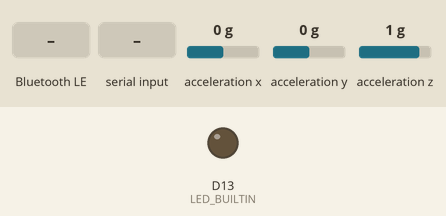
Bench run of a sketch on a simulated Arduino Nano 33 BLE. On the bench: output pins drawn as LEDs (lit = HIGH). Dashed ring = blinking. Inputs (shaded band) come from the test bench; at power-on: acceleration x 0 g, acceleration y 0 g, acceleration z 1 g. Nothing arrives over Bluetooth unless stated; a phone connects over Bluetooth LE 3 s after start; what the sketch prints to the serial monitor is not drawn.

Above: at 1.7 s.
1.8 s: Bluetooth LE write "N" received
At 2.6 s:
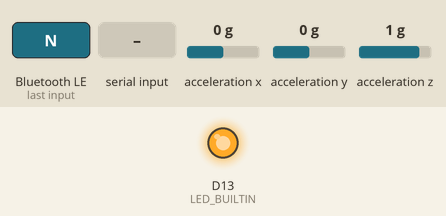
4.8 s: "N" received over Serial
At 5.08 s:
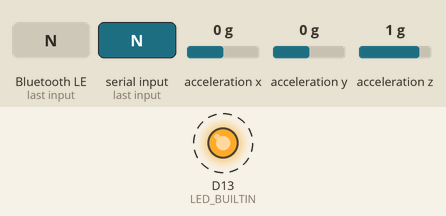
7.8 s: Bluetooth LE write "D" received
10.8 s: "D" received over Serial
13.8 s: Bluetooth LE write "H" received
16.8 s: "d" received over Serial
Timing chart, 0 to 20.8 s (numbered marks = the images above; inputs shaded):
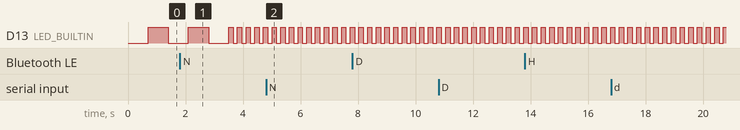

Measured:
- by itself, D13 (LED_BUILTIN): alternates HIGH for 0.15 s and LOW for 0.15 s

The sketch:

ThereminGloves.ino
```cpp
#include <Arduino.h>

#include "ble.h"
#include "imu.h"
#include "mapping.h"

// ============================================================
// ONE SWITCH TO CHOOSE WHICH GLOVE THIS BOARD IS
// Change ONLY this before uploading:
//
// 1 = Pitch glove  (BLE name: ThereminGlove)
// 0 = Volume glove (BLE name: ThereminGloveVol)
// ============================================================
const bool GLOVE_IS_PITCH = 0;

// Role-dependent identity
const char* DEVICE_NAME = GLOVE_IS_PITCH ? "ThereminGlove" : "ThereminGloveVol";
const char* ROLE_NAME   = GLOVE_IS_PITCH ? "PITCH"        : "VOLUME";

// ============================================================
// IMU tuning (same for both gloves)
// ============================================================
ImuTuning imuTuning = {
  0.10f, // smoothingAlpha
  1.5f   // deadzoneDeg
};

// ============================================================
// Runtime state
// ============================================================
MotionState motion;
AngleTelemetry telemetry;

// ============================================================
// BLE timing
// Arduino now streams ANGLES only.
// App decides pitch/volume min/max and angle min/max.
// ============================================================
const unsigned long fastAngleNotifyIntervalMs    = 20;   // ~50 Hz
const unsigned long fastAngleHeartbeatIntervalMs = 200;  // resend even if stable
const float fastAngleNotifyMinChangeDeg          = 0.25f;

const unsigned long debugFieldNotifyIntervalMs   = 80;   // slow readable debug
const unsigned long printIntervalMs              = 50;   // serial line every 50 ms

// Timing state
unsigned long lastFastAngleNotifyMs = 0;
unsigned long lastFastAngleHeartbeatMs = 0;
unsigned long lastDebugFieldNotifyMs = 0;
unsigned long lastPrintMs = 0;
unsigned long lastBlinkMs = 0;

// Last sent fast angle
float lastSentActiveDeltaDeg = -9999.0f;

// Debug field round-robin
uint8_t debugFieldIndex = 0;

// LED state
bool ledState = false;

// ============================================================
// Helpers
// ============================================================
static float absfLocal(float x) {
  return (x < 0.0f) ? -x : x;
}

void blinkStatus(bool connected) {
  unsigned long now = millis();
  unsigned long interval = connected ? 150 : 700;

  if (now - lastBlinkMs >= interval) {
    lastBlinkMs = now;
    ledState = !ledState;
    digitalWrite(LED_BUILTIN, ledState ? HIGH : LOW);
  }
}

void updateTelemetry() {
  telemetry = buildAngleTelemetry(motion);
}

void sendRoleStatus() {
  bleSendLine(GLOVE_IS_PITCH ? "ROLE:PITCH_GLOVE" : "ROLE:VOLUME_GLOVE");
}

void sendModeStatus() {
  // Important: app now decides ALL mapping.
  bleSendLine("MODE:APP_DECIDES_MAPPING");
}

void sendDirectionStatus() {
  bleSendLine(motion.valueIncreasesForPositiveDelta
                ? "DIRECTION:POSITIVE"
                : "DIRECTION:NEGATIVE");
}

void sendNeutralStatus() {
  char msg[32];
  snprintf(msg, sizeof(msg), "NEUTRAL_ROLL_DEG:%.2f", motion.neutralRollDeg);
  bleSendLine(String(msg));
}

void printHelp() {
  Serial.println();
  Serial.println("=== Theremin Gloves (App-Decides Mapping) ===");
  Serial.print("Device name: ");
  Serial.println(DEVICE_NAME);
  Serial.print("Role: ");
  Serial.println(ROLE_NAME);
  Serial.println("Change GLOVE_IS_PITCH (1 or 0) before upload.");
  Serial.println();
  Serial.println("What Arduino does now:");
  Serial.println("  - Reads IMU roll");
  Serial.println("  - Applies smoothing + deadzone + neutral + direction");
  Serial.println("  - Sends ACTIVE_DELTA_DEG to app");
  Serial.println("What app does now:");
  Serial.println("  - Chooses angle min/max");
  Serial.println("  - Chooses freq min/max (pitch glove)");
  Serial.println("  - Chooses volume angle min/max (volume glove)");
  Serial.println();
  Serial.println("Serial commands:");
  Serial.println("  n -> capture neutral");
  Serial.println("  d -> toggle direction");
  Serial.println("  h -> help");
  Serial.println();
  Serial.println("Phone commands (write to RX char):");
  Serial.println("  N -> capture neutral");
  Serial.println("  D -> toggle direction");
  Serial.println("  H -> send role/mode/direction");
  Serial.println();
  Serial.println("Fast BLE stream:");
  Serial.println("  ACTIVE_DELTA_DEG:x.xx   (app should use this)");
  Serial.println("Slow BLE debug stream:");
  Serial.println("  full field names (round-robin)");
  Serial.println();
}

void captureNeutralNow(const char* sourceLabel) {
  imuCaptureNeutral(motion);
  updateTelemetry();

  Serial.print(sourceLabel);
  Serial.print(" neutral captured at: ");
  Serial.print(motion.neutralRollDeg, 2);
  Serial.println(" deg");

  sendNeutralStatus();
}

void toggleDirectionNow(const char* sourceLabel) {
  imuToggleDirection(motion);
  updateTelemetry();

  Serial.print(sourceLabel);
  Serial.print(" direction -> ");
  Serial.println(motion.valueIncreasesForPositiveDelta ? "POSITIVE_DELTA_UP" : "NEGATIVE_DELTA_UP");

  sendDirectionStatus();
}

void handleSerialCommands() {
  while (Serial.available()) {
    char c = (char)Serial.read();

    if (c == 'n' || c == 'N') {
      captureNeutralNow("Serial");
    } else if (c == 'd' || c == 'D') {
      toggleDirectionNow("Serial");
    } else if (c == 'h' || c == 'H') {
      printHelp();
    }
  }
}

void handlePhoneWritesAndEcho() {
  String incoming;
  if (!bleReadIncoming(incoming)) return;

  Serial.print("Phone wrote: ");
  Serial.println(incoming);

  // Echo back for debugging
  String echo = "ECHO:" + incoming;
  bleSendLine(echo);

  Serial.print("Echoed: ");
  Serial.println(echo);

  if (incoming.equalsIgnoreCase("N")) {
    captureNeutralNow("Remote");
  } else if (incoming.equalsIgnoreCase("D")) {
    toggleDirectionNow("Remote");
  } else if (incoming.equalsIgnoreCase("H")) {
    sendRoleStatus();
    sendModeStatus();
    sendDirectionStatus();
    sendNeutralStatus();
  }
}

void maybeSendFastAngle() {
  unsigned long now = millis();

  bool intervalElapsed = (now - lastFastAngleNotifyMs >= fastAngleNotifyIntervalMs);
  bool heartbeatElapsed = (now - lastFastAngleHeartbeatMs >= fastAngleHeartbeatIntervalMs);
  bool changedEnough = absfLocal(telemetry.activeDeltaDeg - lastSentActiveDeltaDeg) >= fastAngleNotifyMinChangeDeg;

  if ((intervalElapsed && changedEnough) || heartbeatElapsed) {
    char msg[32];
    snprintf(msg, sizeof(msg), "ACTIVE_DELTA_DEG:%.2f", telemetry.activeDeltaDeg);
    bleSendLine(String(msg));

    lastSentActiveDeltaDeg = telemetry.activeDeltaDeg;
    lastFastAngleNotifyMs = now;
    lastFastAngleHeartbeatMs = now;
  }
}

void maybeSendSlowDebugField() {
  unsigned long now = millis();
  if (now - lastDebugFieldNotifyMs < debugFieldNotifyIntervalMs) return;
  lastDebugFieldNotifyMs = now;

  char msg[32];

  switch (debugFieldIndex) {
    case 0:
      snprintf(msg, sizeof(msg), "RAW_ROLL_DEG:%.2f", motion.rawRollDeg);
      bleSendLine(String(msg));
      break;

    case 1:
      snprintf(msg, sizeof(msg), "CONTROL_ROLL_DEG:%.2f", motion.controlRollDeg);
      bleSendLine(String(msg));
      break;

    case 2:
      snprintf(msg, sizeof(msg), "FILTERED_ROLL_DEG:%.2f", motion.filteredRollDeg);
      bleSendLine(String(msg));
      break;

    case 3:
      snprintf(msg, sizeof(msg), "OUTPUT_ROLL_DEG:%.2f", motion.outputRollDeg);
      bleSendLine(String(msg));
      break;

    case 4:
      snprintf(msg, sizeof(msg), "NEUTRAL_ROLL_DEG:%.2f", motion.neutralRollDeg);
      bleSendLine(String(msg));
      break;

    case 5:
      snprintf(msg, sizeof(msg), "SIGNED_DELTA_DEG:%.2f", telemetry.signedDeltaDeg);
      bleSendLine(String(msg));
      break;

    case 6:
      snprintf(msg, sizeof(msg), "ACTIVE_DELTA_DEG:%.2f", telemetry.activeDeltaDeg);
      bleSendLine(String(msg));
      break;

    case 7:
      sendDirectionStatus();
      break;

    case 8:
      sendRoleStatus();
      break;

    case 9:
      sendModeStatus();
      break;

    case 10:
      sendNeutralStatus();
      break;
  }

  debugFieldIndex++;
  if (debugFieldIndex > 10) {
    debugFieldIndex = 0;
  }
}

void debugPrintLine(bool isConnected) {
  unsigned long now = millis();
  if (now - lastPrintMs < printIntervalMs) return;
  lastPrintMs = now;

  Serial.print("device=");
  Serial.print(DEVICE_NAME);

  Serial.print("\trole=");
  Serial.print(ROLE_NAME);

  Serial.print("\tBLE=");
  Serial.print(isConnected ? "ON" : "OFF");

  Serial.print("\traw=");
  Serial.print(motion.rawRollDeg, 2);

  Serial.print("\tcontrol=");
  Serial.print(motion.controlRollDeg, 2);

  Serial.print("\tfiltered=");
  Serial.print(motion.filteredRollDeg, 2);

  Serial.print("\toutput=");
  Serial.print(motion.outputRollDeg, 2);

  Serial.print("\tneutral=");
  Serial.print(motion.neutralRollDeg, 2);

  Serial.print("\tsignedDelta=");
  Serial.print(telemetry.signedDeltaDeg, 2);

  Serial.print("\tactiveDelta=");
  Serial.print(telemetry.activeDeltaDeg, 2);

  Serial.print("\tdir=");
  Serial.print(motion.valueIncreasesForPositiveDelta ? "+" : "-");

  Serial.println(); // IMPORTANT: new line each print
}

void setup() {
  pinMode(LED_BUILTIN, OUTPUT);
  digitalWrite(LED_BUILTIN, LOW);

  Serial.begin(115200);
  delay(500);

  imuInitMotionState(motion);

  Serial.println();
  Serial.println("Theremin Gloves - Unified Sketch (App-decides mapping)");
  Serial.print("Compiling as: ");
  Serial.println(GLOVE_IS_PITCH ? "PITCH GLOVE" : "VOLUME GLOVE");
  Serial.print("BLE device name: ");
  Serial.println(DEVICE_NAME);
  Serial.println("IMU lib: Arduino_BMI270_BMM150");
  printHelp();

  if (!imuBegin()) {
    Serial.println("ERROR: IMU.begin() failed");
    Serial.println("Check board selection + IMU library install");
    while (1) {
      blinkStatus(false);
      delay(50);
    }
  }
  Serial.println("IMU OK");

  if (!bleBeginGlove(DEVICE_NAME)) {
    Serial.println("ERROR: BLE.begin() failed");
    while (1) {
      blinkStatus(false);
      delay(50);
    }
  }

  Serial.print("BLE advertising as: ");
  Serial.println(DEVICE_NAME);
  Serial.print("Service UUID: ");
  Serial.println(bleServiceUuid());
  Serial.print("TX UUID: ");
  Serial.println(bleTxUuid());
  Serial.print("RX UUID: ");
  Serial.println(bleRxUuid());

  // Build initial telemetry
  updateTelemetry();

  Serial.println("Ready.");
}

void loop() {
  blePollNow();
  handleSerialCommands();

  imuUpdateRoll(motion, imuTuning);
  updateTelemetry();

  BLEDevice central = bleGetCentral();

  if (central) {
    Serial.print("Connected: ");
    Serial.print(central.address());
    Serial.print(" (device=");
    Serial.print(DEVICE_NAME);
    Serial.println(")");

    // Reset schedulers on new connection
    lastFastAngleNotifyMs = 0;
    lastFastAngleHeartbeatMs = 0;
    lastDebugFieldNotifyMs = 0;
    lastSentActiveDeltaDeg = -9999.0f;
    debugFieldIndex = 0;

    // Initial status burst
    sendRoleStatus();
    sendModeStatus();
    sendDirectionStatus();
    sendNeutralStatus();

    while (central.connected()) {
      blePollNow();

      handleSerialCommands();
      imuUpdateRoll(motion, imuTuning);
      updateTelemetry();

      handlePhoneWritesAndEcho();
      maybeSendFastAngle();
      maybeSendSlowDebugField();

      debugPrintLine(true);
      blinkStatus(true);
    }

    Serial.print("Disconnected (device=");
    Serial.print(DEVICE_NAME);
    Serial.println(")");
  } else {
    // Keep IMU + serial alive for tuning even when phone is not connected
    debugPrintLine(false);
    blinkStatus(false);
  }
}
```

ble.cpp
```cpp
#include "ble.h"

// ============================================================
// Shared UUIDs (same for pitch + volume glove)
// ============================================================
static const char* kServiceUuid = "12345678-1234-1234-1234-1234567890ab";
static const char* kTxUuid      = "12345678-1234-1234-1234-1234567890ac"; // Arduino -> phone (notify/read)
static const char* kRxUuid      = "12345678-1234-1234-1234-1234567890ad"; // Phone -> Arduino (write/read)

// ============================================================
// BLE objects
// ============================================================
static BLEService gService(kServiceUuid);

static BLEStringCharacteristic gTxChar(
  kTxUuid,
  BLERead | BLENotify,
  32
);

static BLEStringCharacteristic gRxChar(
  kRxUuid,
  BLERead | BLEWrite,
  32
);

static String gDeviceName = "";

const char* bleServiceUuid() { return kServiceUuid; }
const char* bleTxUuid()      { return kTxUuid; }
const char* bleRxUuid()      { return kRxUuid; }

const char* bleCurrentDeviceName() {
  return gDeviceName.c_str();
}

bool bleBeginGlove(const char* deviceName) {
  gDeviceName = deviceName ? deviceName : "";

  if (!BLE.begin()) {
    return false;
  }

  BLE.setLocalName(gDeviceName.c_str());
  BLE.setAdvertisedService(gService);

  gService.addCharacteristic(gTxChar);
  gService.addCharacteristic(gRxChar);
  BLE.addService(gService);

  gTxChar.writeValue("BOOT");
  gRxChar.writeValue("ready");

  BLE.advertise();
  return true;
}

void blePollNow() {
  BLE.poll();
}

BLEDevice bleGetCentral() {
  return BLE.central();
}

void bleSendLine(const String& msg) {
  // BLEStringCharacteristic length is 32.
  // Keep <= 31 chars to stay safe.
  String out = msg;
  if (out.length() > 31) {
    out = out.substring(0, 31);
  }
  gTxChar.writeValue(out);
}

void bleSendLine(const char* msg) {
  bleSendLine(String(msg));
}

bool bleReadIncoming(String& out) {
  if (!gRxChar.written()) return false;
  out = gRxChar.value();
  return true;
}
```

ble.h
```cpp
#pragma once

#include <Arduino.h>
#include <ArduinoBLE.h>

// Shared BLE UUIDs for both gloves
const char* bleServiceUuid();
const char* bleTxUuid();
const char* bleRxUuid();

// Init + runtime
bool bleBeginGlove(const char* deviceName);
void blePollNow();
BLEDevice bleGetCentral();

// Send notify/read text (auto-truncated to fit 32-byte BLE string char)
void bleSendLine(const String& msg);
void bleSendLine(const char* msg);

// Read phone -> Arduino write text
bool bleReadIncoming(String& out);

// Current local name (for debug)
const char* bleCurrentDeviceName();
```

imu.cpp
```cpp
#include "imu.h"
#include <Arduino_BMI270_BMM150.h>
#include <math.h>

#ifndef M_PI
#define M_PI 3.14159265358979323846
#endif

void imuInitMotionState(MotionState& s) {
  s.rawRollDeg = 0.0f;
  s.controlRollDeg = 0.0f;
  s.filteredRollDeg = 0.0f;
  s.outputRollDeg = 0.0f;
  s.neutralRollDeg = 0.0f;
  s.firstSample = true;
  s.valueIncreasesForPositiveDelta = true;
}

bool imuBegin() {
  return IMU.begin();
}

float imuWrapAngle180(float a) {
  while (a >= 180.0f) a -= 360.0f;
  while (a < -180.0f) a += 360.0f;
  return a;
}

float imuAngleDeltaDeg(float currentDeg, float referenceDeg) {
  return imuWrapAngle180(currentDeg - referenceDeg);
}

void imuCaptureNeutral(MotionState& s) {
  s.neutralRollDeg = s.filteredRollDeg;
}

void imuToggleDirection(MotionState& s) {
  s.valueIncreasesForPositiveDelta = !s.valueIncreasesForPositiveDelta;
}

void imuUpdateRoll(MotionState& s, const ImuTuning& t) {
  float ax, ay, az;

  if (!IMU.accelerationAvailable()) return;

  IMU.readAcceleration(ax, ay, az);

  // Accel-only roll (drift-free)
  s.rawRollDeg = atan2f(ay, az) * 180.0f / (float)M_PI;

  // Flip sign so clockwise (user perspective) can be positive
  s.controlRollDeg = -s.rawRollDeg;

  // First sample initializes everything
  if (s.firstSample) {
    s.filteredRollDeg = s.controlRollDeg;
    s.outputRollDeg = s.filteredRollDeg;
    s.neutralRollDeg = s.filteredRollDeg; // auto-neutral at boot
    s.firstSample = false;
    return;
  }

  // Exponential smoothing
  s.filteredRollDeg = s.filteredRollDeg + t.smoothingAlpha * (s.controlRollDeg - s.filteredRollDeg);

  // Deadzone around neutral (wrapped delta)
  float deltaToNeutral = imuAngleDeltaDeg(s.filteredRollDeg, s.neutralRollDeg);
  if (fabsf(deltaToNeutral) < t.deadzoneDeg) {
    s.outputRollDeg = s.neutralRollDeg;
  } else {
    s.outputRollDeg = imuWrapAngle180(s.filteredRollDeg);
  }
}
```

imu.h
```cpp
#pragma once

#include <Arduino.h>

// IMU roll state shared by both gloves
struct MotionState {
  float rawRollDeg;          // atan2(ay, az) convention
  float controlRollDeg;      // sign-flipped for user-friendly direction
  float filteredRollDeg;     // smoothed control roll
  float outputRollDeg;       // after deadzone
  float neutralRollDeg;      // captured neutral reference

  bool firstSample;
  bool valueIncreasesForPositiveDelta; // direction toggle (D command)
};

struct ImuTuning {
  float smoothingAlpha; // 0.05..0.20 typical
  float deadzoneDeg;    // deadzone around neutral
};

void imuInitMotionState(MotionState& s);
bool imuBegin();
void imuUpdateRoll(MotionState& s, const ImuTuning& t);

void imuCaptureNeutral(MotionState& s);
void imuToggleDirection(MotionState& s);

// Helpers used by debug + app-facing angle telemetry
float imuWrapAngle180(float a);
float imuAngleDeltaDeg(float currentDeg, float referenceDeg);
```

mapping.cpp
```cpp
#include "mapping.h"

AngleTelemetry buildAngleTelemetry(const MotionState& motion) {
  AngleTelemetry t;

  // Delta from neutral using shortest wrapped path
  t.signedDeltaDeg = imuAngleDeltaDeg(motion.outputRollDeg, motion.neutralRollDeg);

  // Direction toggle is applied here.
  // App maps THIS value to pitch/volume ranges.
  t.activeDeltaDeg = t.signedDeltaDeg;
  if (!motion.valueIncreasesForPositiveDelta) {
    t.activeDeltaDeg = -t.activeDeltaDeg;
  }

  return t;
}
```

mapping.h
```cpp
#pragma once

#include <Arduino.h>
#include "imu.h"

// What the app needs to do its own mapping
struct AngleTelemetry {
  float signedDeltaDeg; // shortest delta from neutral (can be + or -)
  float activeDeltaDeg; // direction-adjusted delta (what app should map)
};

// Build app-facing angle telemetry from current motion state
AngleTelemetry buildAngleTelemetry(const MotionState& motion);
```
